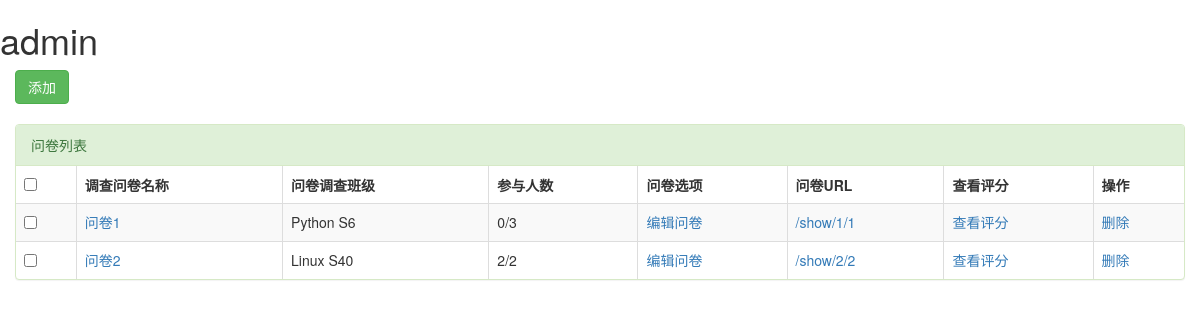
The app's page / (signed in) with its own data.
### app01/models.py (models this page shows, shortened)
class Questionnaire(models.Model):
    title = models.CharField(max_length=64, verbose_name='问卷标题')
    classroom = models.ForeignKey(to='ClassRoom', verbose_name='发布班级')
    class Meta:
        verbose_name_plural = '问卷表'

class ClassRoom(models.Model):
    caption = models.CharField(max_length=15, verbose_name='班级名')
    headmaster = models.ForeignKey(to='UserInfo', verbose_name='班主任')
    class Meta:
        verbose_name_plural = '班级表'

class Question(models.Model):
    title = models.CharField(max_length=64, verbose_name='问题标题')
    questionnaire = models.ForeignKey(to='Questionnaire', verbose_name='所属问卷')
    question_types = [
        (1, '打分'),
        (2, '单选'),
        (3, '建议'),
    ]
    type = models.IntegerField(choices=question_types, verbose_name='问题类型')
    class Meta:
        verbose_name_plural = '问题表'

### app01/views.py (the view)
# urls.py: url(r'^$', views.check),
def check(request):
    naire_list = models.Questionnaire.objects.all()
    username = request.session.get('username')
    if not username:
        return redirect(reverse('login'))
    else:
        return render(request, 'check.html', {"naire_list": naire_list, "username": username})

### templates/check.html (shortened to what this page needs)
{% extends 'base.html' %}
{% block my_css %}
    {% load staticfiles %}
    <link rel="stylesheet" href="{% static 'app01/css/check.css' %}">
{% endblock my_css %}
{% block content %}
    <div>
        <a href="{% url 'add' %}" class="btn btn-success">添加</a>
    </div>
    <br>
    <div class="panel panel-success">
        <div class="panel-heading">问卷列表</div>
        <table class="table table-bordered table-hover table-striped">
            <thead>
            <tr>
                <th><input type="checkbox"></th>
                <th>调查问卷名称</th>
                <th>问卷调查班级</th>
                <th>参与人数</th>
                <th>问卷选项</th>
                <th>问卷URL</th>
                <th>查看评分</th>
                <th>操作</th>
            </tr>
            </thead>
            <tbody>
            {% for naire in naire_list %}
                <tr>
                    <td><input type="checkbox"></td>
                    <td><a href="###">{{ naire.title }}</a></td>
                    <td>{{ naire.classroom.caption }}</td>
                    <td>{{ naire.question_set.first.answer_set.count }}/{{ naire.classroom.student_set.count }}</td>
                    <td><a href="{% url 'edit' naire.id %}">编辑问卷</a></td>
                    <td>
                        <a href="{% url 'show' naire.id %}">/show/{{ naire.classroom_id }}/{{ naire.id }}</a>
                    </td>
                    <td><a href="###">查看评分</a></td>
                    <td><a href="javascript:void(0)" onclick="del_naire({{ naire.id }})">删除</a></td>
                </tr>
            {% endfor %}
            </tbody>
        </table>
    </div>
{% endblock content %}

### templates/base.html (shortened to what this page needs)
{% load staticfiles %}
<!DOCTYPE html>
<html lang="en">
<head>
    <link rel="stylesheet" href="{% static 'bootstrap/css/bootstrap.min.css' %}">
    {% block my_css %}{% endblock my_css %}
</head>
<body>
<h1>{{ username }}</h1>
<div class="container-fluid">
    {% block content %}{% endblock content %}
</div>
</body>
</html>

### records on screen
Questionnaire: title "问卷1", classroom.caption "Python S6", question_set.first.answer_set.count "0", classroom.student_set.count "3", classroom_id "1", id "1"
Questionnaire: title "问卷2", classroom.caption "Linux S40", question_set.first.answer_set.count "2", classroom.student_set.count "2", classroom_id "2", id "2"

### other values on screen
{{ username }} "admin"
